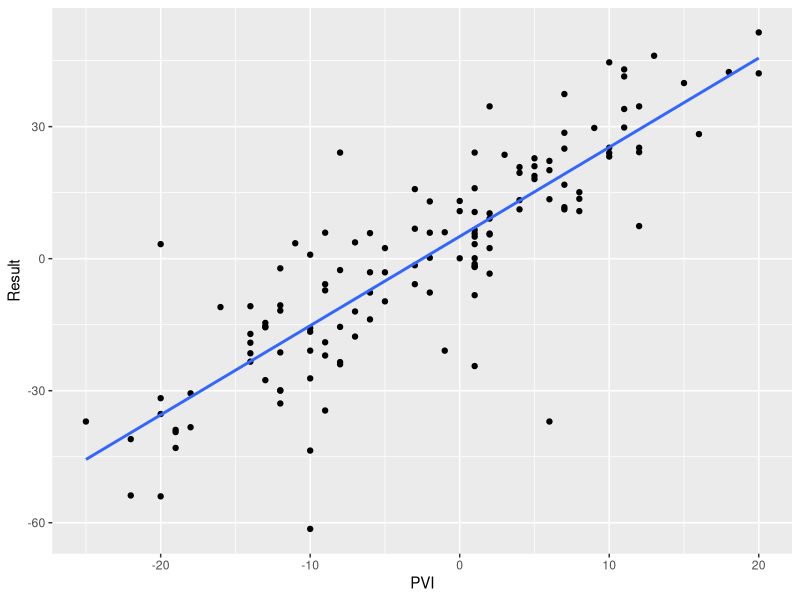
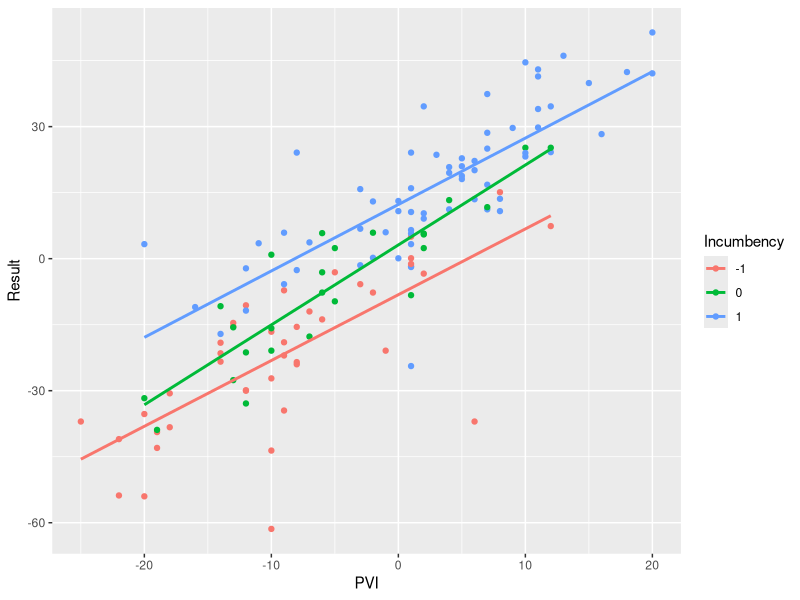
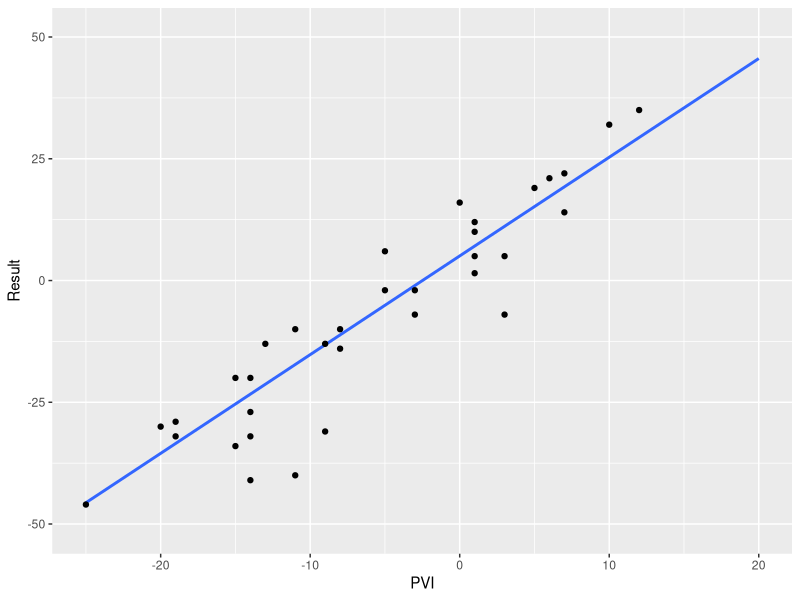
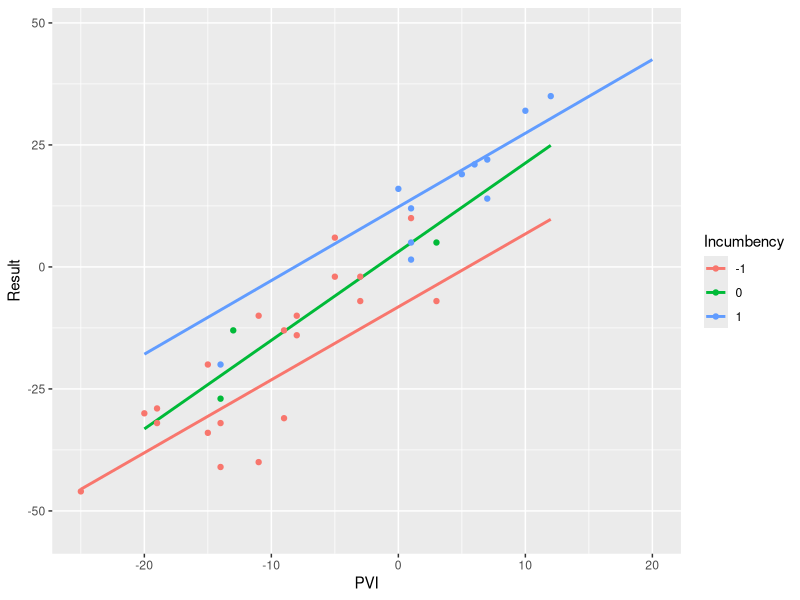
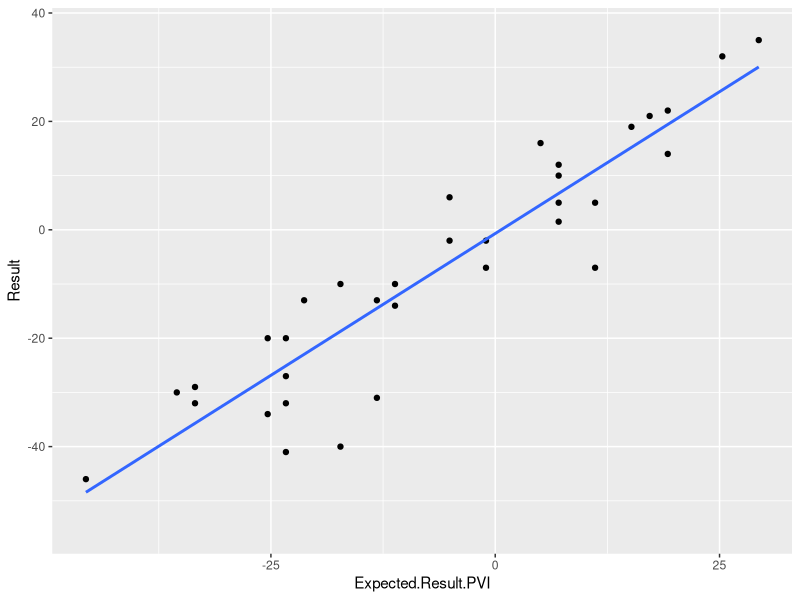
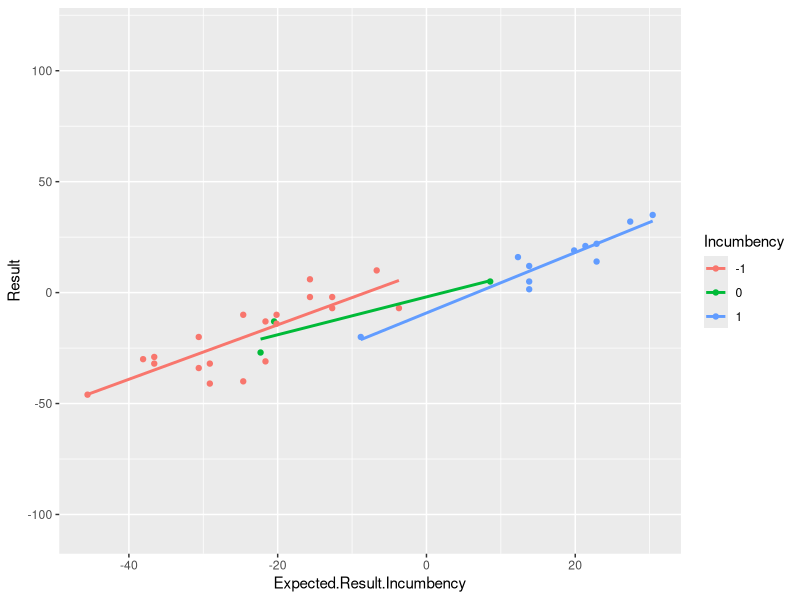
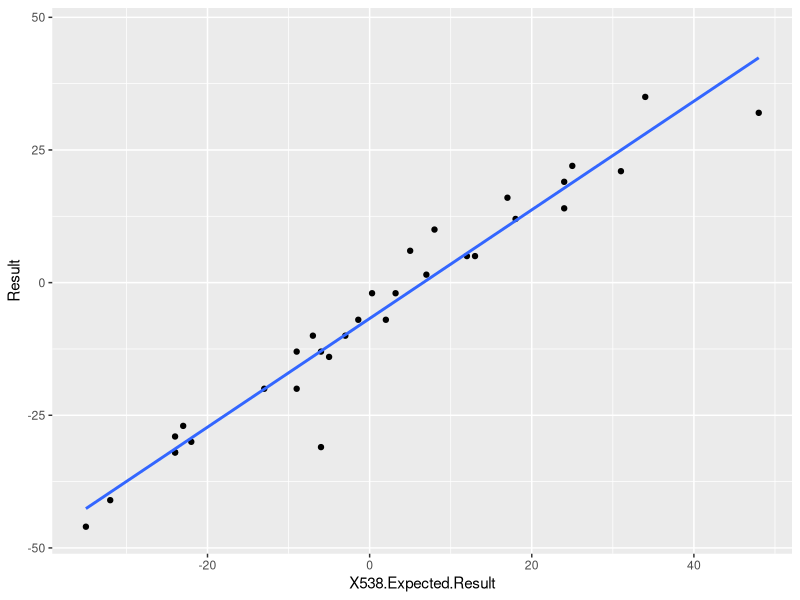

Recreate these plots in R, in order.
## ---- chunk 1
knitr::opts_chunk$set(echo = TRUE)
## ---- chunk 2
library(GGally)
## ---- chunk 3
training.data <- read.table('historic_voting_results.csv',header = TRUE,sep=",")
training.data$Cycle <- as.factor(training.data$Cycle)
training.data$Incumbency <- as.factor(training.data$Incumbency)
training.data$Year <- as.factor(training.data$Year)
head(training.data)

df <- read.table('2020_results.csv',header = TRUE,sep=",")
df$Cycle <- as.factor(df$Cycle)
df$Incumbency <- as.factor(df$Incumbency)
df$Year <- as.factor(df$Year)
head(df)
## ---- chunk 4
result.pvi <- lm('Result ~ PVI',training.data)
summary(result.pvi)
ggplot(training.data,aes(x=PVI ,y=Result))  + geom_point() + geom_smooth(method = "lm", fill = NA)

result.pvi.incumbency <- lm('Result ~ PVI*Incumbency',training.data)
summary(result.pvi.incumbency)
ggplot(training.data,aes(x=PVI,y=Result, col=Incumbency))  + geom_point() + geom_smooth(method = "lm", fill = NA)
## ---- chunk 5
df$Expected.Result.PVI <- round(predict(result.pvi,df),2)
df$Residuals.PVI <- round(df$Expected.Result.PVI - df$Result,2)
rse.PVI <- sqrt(sum(df$Residuals.PVI^2,na.rm=T)/(length(df[,1])-2))
ggplot(training.data,aes(x=PVI,y=Result)) + geom_smooth(method = "lm", fill = NA) + geom_point(data=df,aes(x=PVI,y=Result))

df$Expected.Result.Incumbency <- round(predict(result.pvi.incumbency,df),2)
df$Residuals.Incumbency <- round(df$Expected.Result.Incumbency - df$Result,2)
rse.Incumbency <- sqrt(sum(df$Residuals.Incumbency^2,na.rm=T)/(length(df[,1])-2))
ggplot(training.data,aes(x=PVI,y=Result, col=Incumbency)) + geom_smooth(method = "lm", fill = NA) + geom_point(data=df,aes(x=PVI,y=Result, col=Incumbency))
## ---- chunk 6
df$Residuals.538 <- round(df$X538.Expected.Result - df$Result,2)
rse.538 <- sqrt(sum(df$Residuals.538^2,na.rm=T)/(length(df[,1])-2))

summary(lm('Result ~ Expected.Result.PVI',df))
summary(lm('Result ~ Expected.Result.Incumbency',df))
summary(lm('Result ~ X538.Expected.Result',df))

ggplot(df,aes(x=Expected.Result.PVI ,y=Result))  + geom_point() + geom_smooth(method = "lm", fill = NA)
ggplot(df,aes(x=Expected.Result.Incumbency ,y=Result,col=Incumbency))  + geom_point() + geom_smooth(method = "lm", fill = NA)
ggplot(df,aes(x=X538.Expected.Result ,y=Result))  + geom_point() + geom_smooth(method = "lm", fill = NA)


